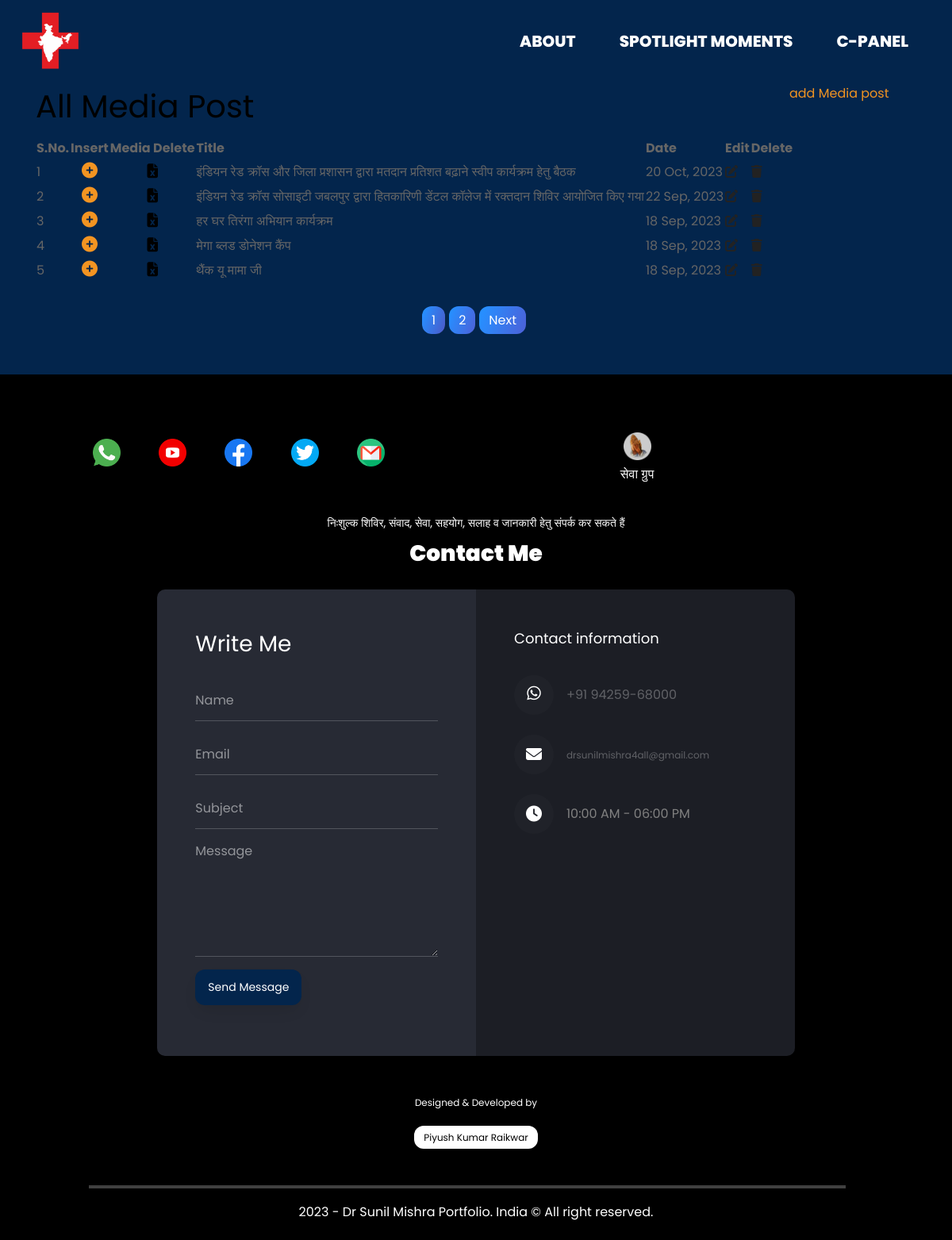
Page /media_post.php on the committed database.
### tables this page shows
CREATE TABLE `media` (
  `media_id` int(11) NOT NULL,
  `name` varchar(255) NOT NULL,
  `img` text NOT NULL,
  `media_date` varchar(255) NOT NULL,
  `date` varchar(255) NOT NULL
);

### config.php (called while the page is built, shortened)
<?php
$hostname = "https://drsunilmishra.com";
?>

### media_post.php (the view, shortened to what this page needs)
<?php include "header.php";
?>
<div id="admin-content">
    <div class="container">
        <div class="row">
            <div class="col-md-10">
                <h1 class="admin-heading">All Media Post</h1>
            </div>
            <div class="col-md-2">
                <a class="add-new" href="add_media_post.php">add Media post</a>
            </div>
            <div class="col-md-12" style="overflow:scroll">
                <table class="content-table">
                    <thead>
                        <th>S.No.</th>
                        <th>Insert</th>
                        <th>Media Delete</th>
                        <th>Title</th>
                        <th>Date</th>
                        <th>Edit</th>
                        <th>Delete</th>
                    </thead>
                    <tbody>
                        <?php
                        include("config.php");
                        if (isset($_GET['page_index'])) {
                            $page_index_by_addbar = $_GET['page_index'];
                        } else {
                            $page_index_by_addbar = 1;
                        }
                        $record_limi = 5;
                        $offset = ($page_index_by_addbar - 1) * $record_limi;
                            $sql_show_post_record = "SELECT *  FROM media
                        ORDER BY media.media_id DESC LIMIT {$offset},{$record_limi}" or die("Query Failed!! --> sql_show_media_record");
                        $result_sql_show_post_record = mysqli_query($conn, $sql_show_post_record);
                        if (mysqli_num_rows($result_sql_show_post_record) > 0) {
                            $serial_num = $offset + 1;
                            while ($row = mysqli_fetch_assoc($result_sql_show_post_record)) {
                                ?>
                                <tr>
                                    <td class='id'>
                                        <?php echo ($serial_num) ?>
                                    </td>
                                      <td style="text-align:center;"><a href='add-media.php?post_id=<?php echo ($row['media_id']) ?>'><i class="fa-solid fa-circle-plus" style="font-size:20px;"></i></a></td>
                                    <td style="text-align:center;"><a href='delete-media.php?post_id=<?php echo ($row['media_id']) ?>'><i class="fa-solid fa-file-excel" style="font-size:18px; color:#000;"></i></a></td>
                                    <td>
                                        <?php echo ($row['name']); ?>
                                    </td>
                                    <td>
                                        <?php echo ($row['date']); ?>
                                    </td>
                                    <td class='edit'><a href='update-media-post.php?post_id=<?php echo ($row['media_id']) ?>'><i
                                                class='fa fa-edit'></i></a></td></a></td>
                                    <td class='delete'><a
                                            href='delete-media-post.php?post_id=<?php echo $row['media_id']; ?>'><i
                                                class='fa fa-trash'></i></a></td>
                                </tr>
                                <?php
                                $serial_num++;
                            }
                        }
                        ?>
                    </tbody>
                </table>
                <?php
                $sql_total_post_record = "SELECT * from media" or die("Query Failed !! --> sql_total_post_record");
                $result_sql_total_post_record = mysqli_query($conn, $sql_total_post_record);
                if (mysqli_num_rows($result_sql_total_post_record) > 0) {
                    $total_post_record = mysqli_num_rows($result_sql_total_post_record);
                    $total_page = ceil($total_post_record / $record_limi);
                    echo ("<ul class='pagination admin-pagination'>");
                    for ($i = 1; $i <= $total_page; $i++) {
                        if ($page_index_by_addbar == $i) {
                            $active_page = "active";
                        } else {
                            $active_page = "";
                        }
                        echo ("<li class=$active_page><a href='$hostname/admin/media_post.php?page_index=$i'>$i</a></li>");
                    }
                    if ($page_index_by_addbar < $total_page) {
                        echo ("<li><a href='$hostname/admin/media_post.php?page_index=" . ($page_index_by_addbar + 1) . "'>Next</a></li>");
                    }
                    echo ("</ul>");
                }
                ?>
            </div>
        </div>
    </div>
</div>
<?php include "footer.php"; ?>

### css/v3drsunilmishra.css (style rules this page uses)
body { font-family: "Poppins", sans-serif; background: #03254c; overflow-x: hidden; padding: 0; margin: 0; }
ul { list-style: none; }
a { text-decoration: none; }
.pagination { display: block; text-align: center; margin: 3% 0; }
.pagination li { display: inline-block; margin: 0 5px 0 0; }
.pagination li a { border: none; background-image: linear-gradient(109.6deg, rgba(39, 142, 255, 1) 11.2%, rgba(98, 113, 255, 0.78) 100.2%) !important; color: #fff; padding: 6px 12px; border-radius: 12px; }
i.fa { color: #222; }
.active a { background: #000 !important; color: #fff; }

### rows in the picture
media: name "इंडियन रेड क्रॉस और जिला प्रशासन द्वारा मतदान प्रतिशत बढ़ाने स्वीप कार्यक्रम हेतु बैठक", date "20 Oct, 2023"
media: name "इंडियन रेड क्रॉस सोसाइटी जबलपुर द्वारा हितकारिणी डेंटल कॉलेज में रक्तदान शिविर आयोजित किए गया", date "22 Sep, 2023"
media: name "हर घर तिरंगा अभियान कार्यक्रम", date "18 Sep, 2023"
media: name "मेगा ब्लड डोनेशन कैंप", date "18 Sep, 2023"
media: name "थैंक यू मामा जी", date "18 Sep, 2023"
